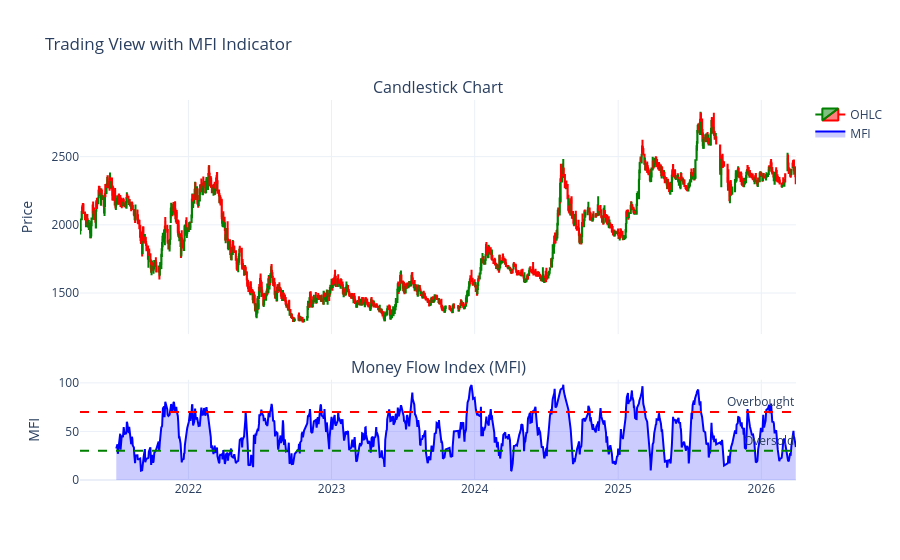

Notebook source saved alongside this figure:
### Code cell
import plotly.graph_objects as go
from plotly.subplots import make_subplots

# Create subplots with 2 rows and shared x-axis
fig = make_subplots(
    rows=2, cols=1,
    shared_xaxes=True,
    vertical_spacing=0.12,
    row_heights=[0.7, 0.3],
    subplot_titles=("Candlestick Chart", "Money Flow Index (MFI)")
)

# Convert date to string to use as categorical axis (preserves gaps)
df_plot['Date_str'] = df_plot['Date'].astype(str)

# Add candlestick chart to the first subplot
fig.add_trace(
    go.Candlestick(
        x=df_plot['Date_str'],
        open=df_plot['Open'],
        high=df_plot['High'],
        low=df_plot['Low'],
        close=df_plot['Close'],
        name='OHLC',
        increasing_line_color='green',
        decreasing_line_color='red',
    ),
    row=1, col=1
)

# Add MFI line chart to the second subplot
fig.add_trace(
    go.Scatter(
        x=df_plot['Date_str'],
        y=df_plot['mfi'],
        mode='lines',
        name='MFI',
        line=dict(color='blue', width=2),
        fill='tozeroy',
        fillcolor='rgba(0, 0, 255, 0.2)'
    ),
    row=2, col=1
)

# Add horizontal line at 70 and 30 for overbought/oversold
fig.add_hline(y=70, line_dash="dash", line_color="red", annotation_text="Overbought", row=2)
fig.add_hline(y=30, line_dash="dash", line_color="green", annotation_text="Oversold", row=2)

# Update layout
fig.update_layout(
    height=700,
    title_text="Trading View with MFI Indicator",
    xaxis_rangeslider_visible=False,
    hovermode='x unified',
    template='plotly_white'
)

# Update y-axes labels
fig.update_yaxes(title_text="Price", row=1, col=1)
fig.update_yaxes(title_text="MFI", row=2, col=1)

fig.show()

### Figure 1 — Plotly figure (JSON) as saved in the notebook; plotly's stock layout.template omitted (floating-point values rounded to 4 significant figures; data arrays with more than 128 entries replaced by an {"elided": "..."} marker saying what was removed)
{"data": [{"close": {"elided": "1158 float values"}, "decreasing": {"line": {"color": "red"}}, "high": {"elided": "1158 float values"}, "increasing": {"line": {"color": "green"}}, "low": {"elided": "1158 float values"}, "name": "OHLC", "open": {"elided": "1158 float values"}, "type": "candlestick", "x": {"elided": "1158 str values"}, "xaxis": "x", "yaxis": "y"}, {"fill": "tozeroy", "fillcolor": "rgba(0, 0, 255, 0.2)", "line": {"color": "blue", "width": 2}, "mode": "lines", "name": "MFI", "type": "scatter", "x": {"elided": "1158 str values"}, "xaxis": "x2", "y": {"elided": "1158 float values"}, "yaxis": "y2"}], "layout": {"annotations": [{"font": {"size": 16}, "showarrow": false, "text": "Candlestick Chart", "x": 0.5, "xanchor": "center", "xref": "paper", "y": 1, "yanchor": "bottom", "yref": "paper"}, {"font": {"size": 16}, "showarrow": false, "text": "Money Flow Index (MFI)", "x": 0.5, "xanchor": "center", "xref": "paper", "y": 0.264, "yanchor": "bottom", "yref": "paper"}, {"showarrow": false, "text": "Overbought", "x": 1, "xanchor": "right", "xref": "x2 domain", "y": 70, "yanchor": "bottom", "yref": "y2"}, {"showarrow": false, "text": "Oversold", "x": 1, "xanchor": "right", "xref": "x2 domain", "y": 30, "yanchor": "bottom", "yref": "y2"}], "autosize": true, "hovermode": "x unified", "shapes": [{"line": {"color": "red", "dash": "dash"}, "type": "line", "x0": 0, "x1": 1, "xref": "x2 domain", "y0": 70, "y1": 70, "yref": "y2"}, {"line": {"color": "green", "dash": "dash"}, "type": "line", "x0": 0, "x1": 1, "xref": "x2 domain", "y0": 30, "y1": 30, "yref": "y2"}], "title": {"text": "Trading View with MFI Indicator"}, "xaxis": {"anchor": "y", "autorange": true, "domain": [0, 1], "matches": "x2", "range": ["2021-03-30 12:00", "2026-03-30 12:00"], "rangeslider": {"visible": false, "yaxis": {}}, "showticklabels": false, "type": "date"}, "xaxis2": {"anchor": "y2", "autorange": true, "domain": [0, 1], "range": ["2021-03-30 12:00", "2026-03-30 12:00"], "type": "date"}, "yaxis": {"anchor": "x", "autorange": true, "domain": [0.384, 1], "range": [1199.0, 2915.0], "title": {"text": "Price"}}, "yaxis2": {"anchor": "x2", "autorange": true, "domain": [0, 0.264], "range": [0, 103.3], "title": {"text": "MFI"}, "type": "linear"}}}
